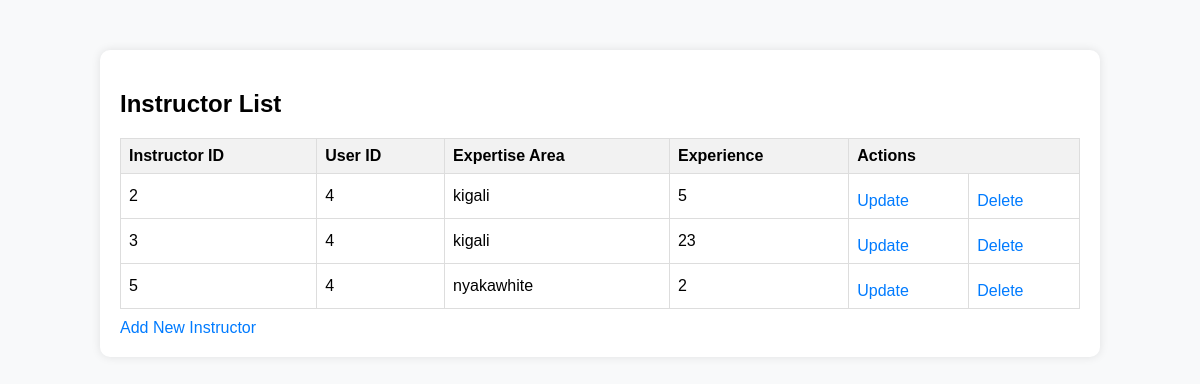
The app's page /viewinstructors.php with its own data.
### tables this page shows
CREATE TABLE `instructors` (
  `instructor_id` int(11) NOT NULL,
  `user_id` int(11) DEFAULT NULL,
  `expertise_area` varchar(255) DEFAULT NULL,
  `experience` int(11) DEFAULT NULL
);

### viewinstructors.php (the view, shortened to what this page needs)
<!DOCTYPE html>
<html lang="en">
<head>
</head>
<body>
    <div class="container">
        <h2>Instructor List</h2>
        <table>
            <thead>
                <tr>
                    <th>Instructor ID</th>
                    <th>User ID</th>
                    <th>Expertise Area</th>
                    <th>Experience</th>
                    <th colspan="2">Actions</th>
                </tr>
            </thead>
            <tbody>
                <?php
                include ('connection/conn.php');
                $sql = "SELECT instructor_id, user_id, expertise_area, experience FROM instructors";
                $result = $conn->query($sql);
                if ($result->num_rows > 0) {
                    while($row = $result->fetch_assoc()) {
                        echo "<tr>";
                        echo "<td>" . $row["instructor_id"] . "</td>";
                        echo "<td>" . $row["user_id"] . "</td>";
                        echo "<td>" . $row["expertise_area"] . "</td>";
                        echo "<td>" . $row["experience"] . "</td>";
                        echo "<td><a href='updateinstrucation.php?instructor_id=" . $row["instructor_id"] . "'>Update</a></td>";
                        echo "<td><a href='deleteinstructors.php?instructor_id=" . $row["instructor_id"] . "'>Delete</a></td>";
                        echo "</tr>";
                    }
                } else {
                    echo "<tr><td colspan='6'>No instructors found</td></tr>";
                }
                ?>
            </tbody>
        </table>
        <a href="add_instructor.php">Add New Instructor</a>
    </div>
</body>
</html>

### viewinstructors.php (style rules this page uses)
body { font-family: Arial, sans-serif; background-color: #f8f9fa; margin: 0; padding: 0; }
.container { width: 80%; margin: 50px auto; padding: 20px; background-color: #fff; border-radius: 10px; box-shadow: 0 0 10px rgba(0, 0, 0, 0.1); }
h2 { margin-bottom: 20px; }
table { width: 100%; border-collapse: collapse; }
table, th, td { border: 1px solid #ddd; }
th, td { padding: 8px; text-align: left; }
th { background-color: #f2f2f2; }
a { display: inline-block; margin-top: 10px; color: #007bff; text-decoration: none; }

### records on screen
instructors: instructor_id "2", user "4", expertise_area "kigali", experience "5"
instructors: instructor_id "3", user "4", expertise_area "kigali", experience "23"
instructors: instructor_id "5", user "4", expertise_area "nyakawhite", experience "2"
